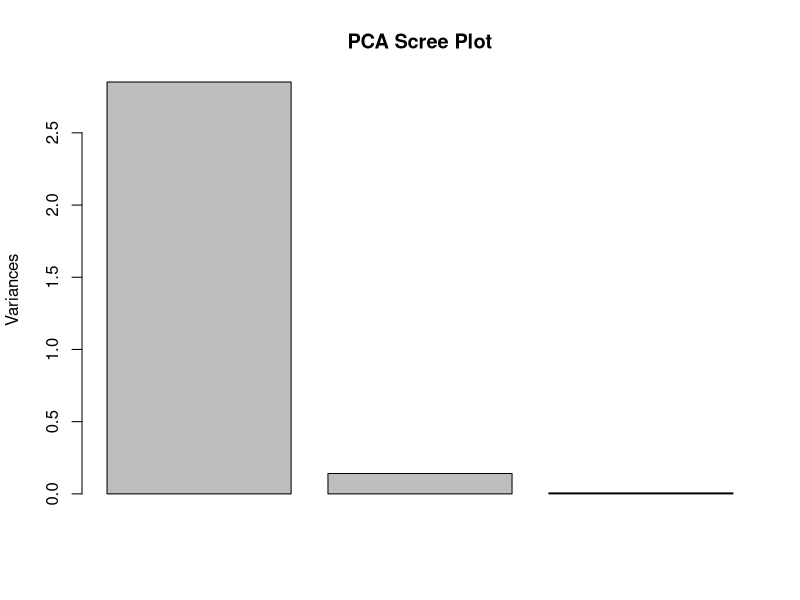
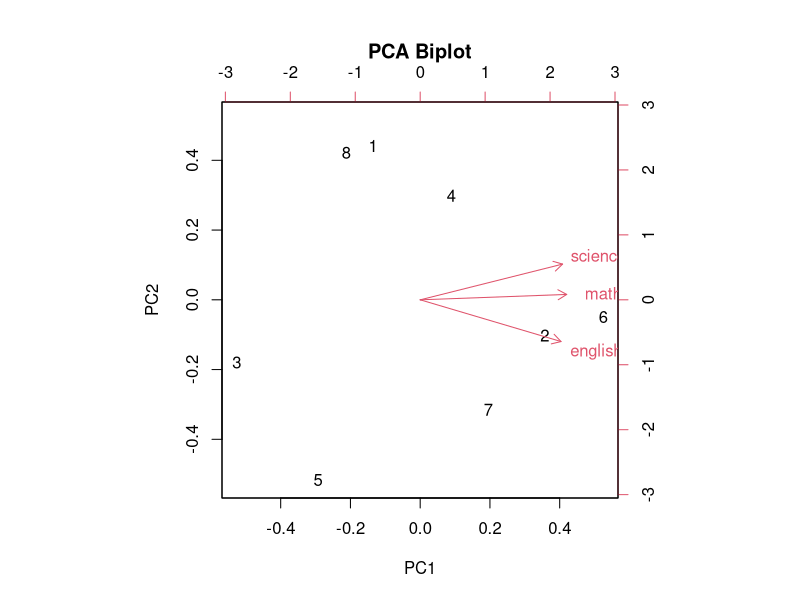

These figures' R source, in order:
# 96 - Principal Component Analysis
data <- data.frame(
  math=c(80,90,70,85,75,95,88,78),
  science=c(82,92,68,87,72,96,85,80),
  english=c(78,88,75,82,80,90,86,77)
)
pca <- prcomp(data, scale.=TRUE)
print(pca)
print(summary(pca))
print(pca$rotation)
plot(pca, main="PCA Scree Plot")
biplot(pca, main="PCA Biplot")
